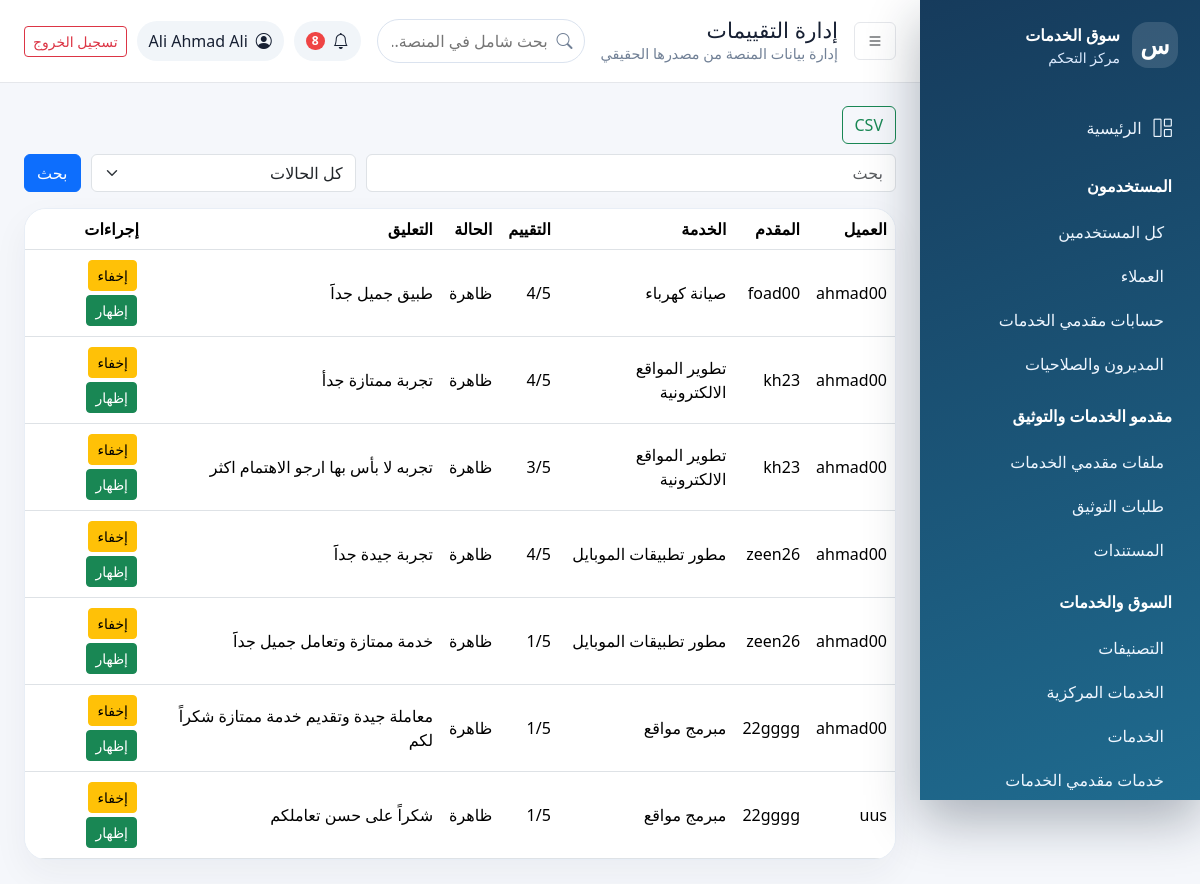
Screenshot of /dashboard/reviews/ (signed in) with the database file from the repository.
### apps/accounts/models.py (models this page shows, shortened)
class User(AbstractUser):
    ROLE_CHOICES = (
        ('customer', 'عميل'),
        ('provider', 'مقدم خدمة'),
        ('admin', 'مدير'),
        ('super_admin', 'مدير عام'),
    )
    email = models.EmailField('البريد الإلكتروني', unique=True)
    role = models.CharField('الدور', max_length=20, choices=ROLE_CHOICES, default='customer')
    phone = models.CharField('رقم الجوال', max_length=20, blank=True)
    city = models.CharField('المدينة', max_length=100, blank=True)
    location_city = models.ForeignKey('core.City', on_delete=models.SET_NULL, null=True, blank=True, related_name='users', verbose_name='المدينة المختارة')
    location_district = models.ForeignKey('core.District', on_delete=models.SET_NULL, null=True, blank=True, related_name='users', verbose_name='المديرية المختارة')
    is_verified = models.BooleanField('حساب موثق', default=False)
    is_active = models.BooleanField('حساب نشط', default=True)
    created_at = models.DateTimeField('تاريخ الإنشاء', auto_now_add=True)
    updated_at = models.DateTimeField('تاريخ التحديث', auto_now=True)
    USERNAME_FIELD = 'username'
    REQUIRED_FIELDS = ['email']
    class Meta:
        verbose_name = 'مستخدم'
        verbose_name_plural = 'المستخدمون'
        ordering = ['-created_at']

### apps/reviews/models.py (models this page shows, shortened)
class Review(models.Model):
    order = models.OneToOneField(
        Order,
        on_delete=models.CASCADE,
        related_name='review',
        verbose_name='الطلب'
    )
    customer = models.ForeignKey(
        User,
        on_delete=models.CASCADE,
        related_name='reviews_given',
        limit_choices_to={'role': 'customer'},
        verbose_name='العميل'
    )
    service = models.ForeignKey(
        Service,
        on_delete=models.CASCADE,
        related_name='reviews',
        verbose_name='الخدمة'
    )
    provider = models.ForeignKey(
        User,
        on_delete=models.CASCADE,
        related_name='reviews_received',
        limit_choices_to={'role': 'provider'},
        verbose_name='مقدم الخدمة'
    )
    service_rating = models.IntegerField(
        validators=[MinValueValidator(1), MaxValueValidator(5)],
        verbose_name='تقييم الخدمة',
        help_text='من 1 إلى 5 نجوم'
    )
    provider_rating = models.IntegerField(
        validators=[MinValueValidator(1), MaxValueValidator(5)],
        verbose_name='تقييم مقدم الخدمة',
        help_text='من 1 إلى 5 نجوم'
    )
    comment = models.TextField(
        verbose_name='التعليق',
        help_text='شارك تجربتك مع الآخرين'
    )
    is_public = models.BooleanField(
        default=True,
        verbose_name='عام',
        help_text='عرض التقييم للجميع'
    )
    created_at = models.DateTimeField(
        auto_now_add=True,
        verbose_name='تاريخ الإنشاء'
    )
    updated_at = models.DateTimeField(
        auto_now=True,
        verbose_name='تاريخ التحديث'
    )
    class Meta:
        verbose_name = 'تقييم'
        verbose_name_plural = 'التقييمات'
        ordering = ['-created_at']
        indexes = [
            models.Index(fields=['service', '-created_at']),
            models.Index(fields=['provider', '-created_at']),
            models.Index(fields=['-created_at']),
        ]

### apps/marketplace/models.py (models this page shows, shortened)
class Service(models.Model):
    PRICE_TYPE_CHOICES = [
        ('fixed', 'سعر ثابت'),
        ('hourly', 'بالساعة'),
        ('negotiable', 'قابل للتفاوض'),
    ]
    CURRENCY_CHOICES = [
        ('YER', 'ريال يمني'),
        ('SAR', 'ريال سعودي'),
        ('USD', 'دولار أمريكي'),
    ]
    STATUS_CHOICES = [
        ('pending', 'قيد المراجعة'),
        ('active', 'نشط'),
        ('paused', 'متوقف مؤقتاً'),
        ('closed', 'مغلق'),
    ]
    provider = models.ForeignKey(
        User,
        on_delete=models.CASCADE,
        related_name='services',
        limit_choices_to={'role': 'provider'},
        verbose_name='مقدم الخدمة'
    )
    category = models.ForeignKey(
        Category,
        on_delete=models.SET_NULL,
        null=True,
        related_name='services',
        verbose_name='التصنيف'
    )
    provider_service = models.ForeignKey(
        'ProviderService',
        on_delete=models.PROTECT,
        null=True,
        blank=True,
        related_name='commercial_services',
        verbose_name='اعتماد مقدم الخدمة',
        help_text='الخدمة المركزية المعتمدة التي ينتمي إليها هذا العرض التجاري',
    )
    title = models.CharField(
        max_length=200,
        verbose_name='عنوان الخدمة'
    )
    description = models.TextField(
        verbose_name='وصف الخدمة',
        help_text='اشرح ما تقدمه في هذه الخدمة بالتفصيل'
    )
    price_type = models.CharField(
        max_length=20,
        choices=PRICE_TYPE_CHOICES,
        default='fixed',
        verbose_name='نوع السعر'
    )
    currency = models.CharField(
        max_length=3,
        choices=CURRENCY_CHOICES,
        default='YER',
        verbose_name='العملة'
    )
    price = models.DecimalField(
        max_digits=10,
        decimal_places=2,
        null=True,
        blank=True,
        validators=[MinValueValidator(0)],
        verbose_name='السعر',
        help_text='اترك فارغاً إذا كان قابل للتفاوض'
    )
    delivery_time = models.IntegerField(
        validators=[MinValueValidator(1)],
        verbose_name='مدة التسليم (بالأيام)',
        help_text='كم يوماً تحتاج لإنجاز هذه الخدمة؟'
    )
    image = models.ImageField(
        upload_to='services/%Y/%m/',
        null=True,
        blank=True,
        verbose_name='صورة الخدمة'
    )
    status = models.CharField(
        max_length=20,
        choices=STATUS_CHOICES,
        default='pending',
        verbose_name='الحالة'
    )
    views_count = models.IntegerField(
        default=0,
        verbose_name='عدد المشاهدات'
    )
    orders_count = models.IntegerField(
        default=0,
        verbose_name='عدد الطلبات'
    )
    average_rating = models.DecimalField(
        max_digits=3,
        decimal_places=2,
        default=0,
        validators=[MinValueValidator(0), MaxValueValidator(5)],
        verbose_name='متوسط التقييم'
    )
    is_featured = models.BooleanField(
        default=False,
        verbose_name='خدمة مميزة',
        help_text='ستظهر في الصفحة الرئيسية'
    )
    created_at = models.DateTimeField(
        auto_now_add=True,
        verbose_name='تاريخ الإنشاء'
    )
    updated_at = models.DateTimeField(
        auto_now=True,
        verbose_name='تاريخ التعديل'
    )
    class Meta:
        verbose_name = 'خدمة'
        verbose_name_plural = 'الخدمات'
        ordering = ['-created_at']
        constraints = [models.CheckConstraint(check=models.Q(price__gte=0) | models.Q(price__isnull=True), name='service_price_non_negative')]
        indexes = [
            models.Index(fields=['status', '-created_at']),
            models.Index(fields=['category', 'status']),
            models.Index(fields=['provider', 'status']),
        ]

### apps/dashboard/views.py (the view)
@dashboard_required
def reviews_list(request):
    qs=Review.objects.select_related('customer','provider','service','order')
    qs=_search(qs,request.GET.get('q'),['comment','customer__username','provider__username','service__title','order__order_number'])
    if request.GET.get('public') in {'0','1'}: qs=qs.filter(is_public=request.GET['public']=='1')
    return render(request,'dashboard/reviews/list.html',{**_common(request,'إدارة التقييمات'),'page_obj':_paginate(request,qs.order_by('-created_at'))})

### apps/core/context_processors.py (called while the page is built)
def maps_settings(request):
    return {'MAPS_API_KEY': settings.MAPS_API_KEY}

### apps/dashboard/permissions.py (called while the page is built)
def can_access_dashboard(user):
    return bool(user.is_authenticated and user.is_active and (user.is_staff or user.is_superuser or getattr(user, 'role', '') in {'admin', 'super_admin'}))

def dashboard_required(view_func):
    @wraps(view_func)
    def _wrapped(request, *args, **kwargs):
        if not request.user.is_authenticated:
            return redirect('dashboard:login')
        if not can_access_dashboard(request.user):
            raise PermissionDenied('ليست لديك صلاحية الدخول إلى لوحة التحكم.')
        return view_func(request, *args, **kwargs)
    return _wrapped

### apps/dashboard/views.py (called while the page is built)
def _paginate(request, qs, per_page=PER_PAGE): return Paginator(qs, per_page).get_page(request.GET.get('page'))

def _common(request, title):
    unread = request.user.notifications.filter(is_read=False).count() if hasattr(request.user, 'notifications') else 0
    return {'page_title': title, 'unread_notifications': unread}

def _search(qs, q, fields):
    if not q: return qs
    query=Q()
    for field in fields: query |= Q(**{f'{field}__icontains': q})
    return qs.filter(query)

### apps/dashboard/templates/dashboard/reviews/list.html
{% extends 'dashboard/base.html' %}{% block content %}<div class="bulk-bar"><a class="btn btn-outline-success" href="{% url 'dashboard:export' 'reviews' %}?{{ request.GET.urlencode }}">CSV</a></div><form class="filters"><input name="q" class="form-control" value="{{ request.GET.q }}" placeholder="بحث"><select name="public" class="form-select"><option value="">كل الحالات</option><option value="1">ظاهرة</option><option value="0">مخفية</option></select><button class="btn btn-primary">بحث</button></form><div class="table-card"><table class="table"><thead><tr><th>العميل</th><th>المقدم</th><th>الخدمة</th><th>التقييم</th><th>الحالة</th><th>التعليق</th><th>إجراءات</th></tr></thead><tbody>{% for r in page_obj %}<tr><td>{{ r.customer.username }}</td><td>{{ r.provider.username }}</td><td>{{ r.service.title }}</td><td>{{ r.provider_rating }}/5</td><td>{% if r.is_public %}ظاهرة{% else %}مخفية{% endif %}</td><td>{{ r.comment|truncatechars:60 }}</td><td class="actions-cell"><form method="post" action="{% url 'dashboard:review_action' r.pk 'hide' %}" data-confirm="إخفاء التقييم؟">{% csrf_token %}<input type="hidden" name="reason" value="إخفاء إداري"><button class="btn btn-sm btn-warning">إخفاء</button></form><form method="post" action="{% url 'dashboard:review_action' r.pk 'unhide' %}" data-confirm="إظهار التقييم؟">{% csrf_token %}<button class="btn btn-sm btn-success">إظهار</button></form></td></tr>{% empty %}<tr><td colspan="7">{% include 'dashboard/partials/empty.html' %}</td></tr>{% endfor %}</tbody></table></div>{% include 'dashboard/partials/pagination.html' %}{% endblock %}

### apps/dashboard/templates/dashboard/partials/header.html
<header class="dash-header"><button class="btn icon-btn" data-sidebar-toggle><i class="bi bi-list"></i></button><div><h1>{{ page_title }}</h1><p>إدارة بيانات المنصة من مصدرها الحقيقي</p></div><form class="global-search" action="{% url 'dashboard:global_search' %}" method="get"><label class="visually-hidden" for="dashboard-search">بحث شامل في المنصة</label><i class="bi bi-search"></i><input id="dashboard-search" name="q" value="{{ request.GET.q }}" minlength="2" placeholder="بحث شامل في المنصة..." autocomplete="off"></form><div class="header-actions"><span class="notif"><i class="bi bi-bell"></i>{% if unread_notifications %}<b>{{ unread_notifications }}</b>{% endif %}</span><div class="user-pill"><i class="bi bi-person-circle"></i><span>{{ request.user.get_full_name|default:request.user.username }}</span></div><a class="btn btn-outline-danger btn-sm" href="{% url 'accounts:logout' %}">تسجيل الخروج</a></div></header>

### apps/dashboard/static/dashboard/css/dashboard.css (style rules this page uses)
:root { --side:#163b5c;--side2:#1f6b8f;--bg:#f5f7fb;--card:#fff;--text:#172033;--muted:#718096;--primary:#2563eb }
body { font-family:Tajawal,system-ui,-apple-system,"Segoe UI",sans-serif;background:var(--bg);color:var(--text) }
.dash-header { height:82px;background:#fff;display:flex;align-items:center;gap:16px;padding:0 24px;box-shadow:0 1px 0 #e5e7eb;position:sticky;top:0;z-index:1000 }
.dash-header h1 { font-size:1.35rem;margin:0 }
.dash-header p { margin:0;color:var(--muted);font-size:.9rem }
.header-actions { margin-inline-start:auto;display:flex;align-items:center;gap:10px }
.icon-btn { border:1px solid #e5e7eb;background:#fff }
.user-pill,.notif { display:flex;align-items:center;gap:8px;background:#f1f5f9;border-radius:999px;padding:8px 12px }
.notif { position:relative }
.notif b { background:#ef4444;color:#fff;border-radius:99px;padding:0 6px;font-size:.75rem }
.stat-card,.panel,.table-card { background:var(--card);border:1px solid #e8eef6;border-radius:22px;box-shadow:0 14px 35px #1e293b0d }
.table-card { overflow:auto }
.table { margin:0;vertical-align:middle }
.filters { display:grid;grid-template-columns:2fr 1fr auto;gap:10px;margin-bottom:16px }
.actions-cell form { display:inline-block;margin:2px }
.bulk-bar { display:flex;gap:8px;align-items:center;margin-bottom:10px }
.global-search { position:relative;flex:1;max-width:420px;margin-inline-start:auto }
.global-search i { position:absolute;inset-inline-start:12px;top:50%;transform:translateY(-50%);color:var(--muted) }
.global-search input { width:100%;border:1px solid #dbe3ef;border-radius:999px;padding:9px 36px 9px 14px;outline:none }

### rows the page displays
User: user.get_full_name "Ali Ahmad Ali"
Review: customer.username "ahmad00", provider.username "foad00", service "صيانة كهرباء", provider_rating "4", is_public "ظاهرة", comment "طبيق جميل جداََ"
Review: customer.username "ahmad00", provider.username "kh23", service "تطوير المواقع الالكترونية", provider_rating "4", is_public "ظاهرة", comment "تجربة ممتازة جدأ"
Review: customer.username "ahmad00", provider.username "kh23", service "تطوير المواقع الالكترونية", provider_rating "3", is_public "ظاهرة", comment "تجربه لا بأس بها ارجو الاهتمام اكثر"
Review: customer.username "ahmad00", provider.username "zeen26", service "مطور تطبيقات الموبايل", provider_rating "4", is_public "ظاهرة", comment "تجربة جيدة جداََ"
Review: customer.username "ahmad00", provider.username "zeen26", service "مطور تطبيقات الموبايل", provider_rating "1", is_public "ظاهرة", comment "خدمة ممتازة وتعامل جميل جداََ"
Review: customer.username "ahmad00", provider.username "22gggg", service "مبرمج مواقع", provider_rating "1", is_public "ظاهرة", comment "معاملة جيدة وتقديم خدمة ممتازة شكراً لكم"
Review: customer.username "uus", provider.username "22gggg", service "مبرمج مواقع", provider_rating "1", is_public "ظاهرة", comment "شكراً على حسن تعاملكم"

### other values shown
{{ page_title }} "إدارة التقييمات"
{{ unread_notifications }} "8"
